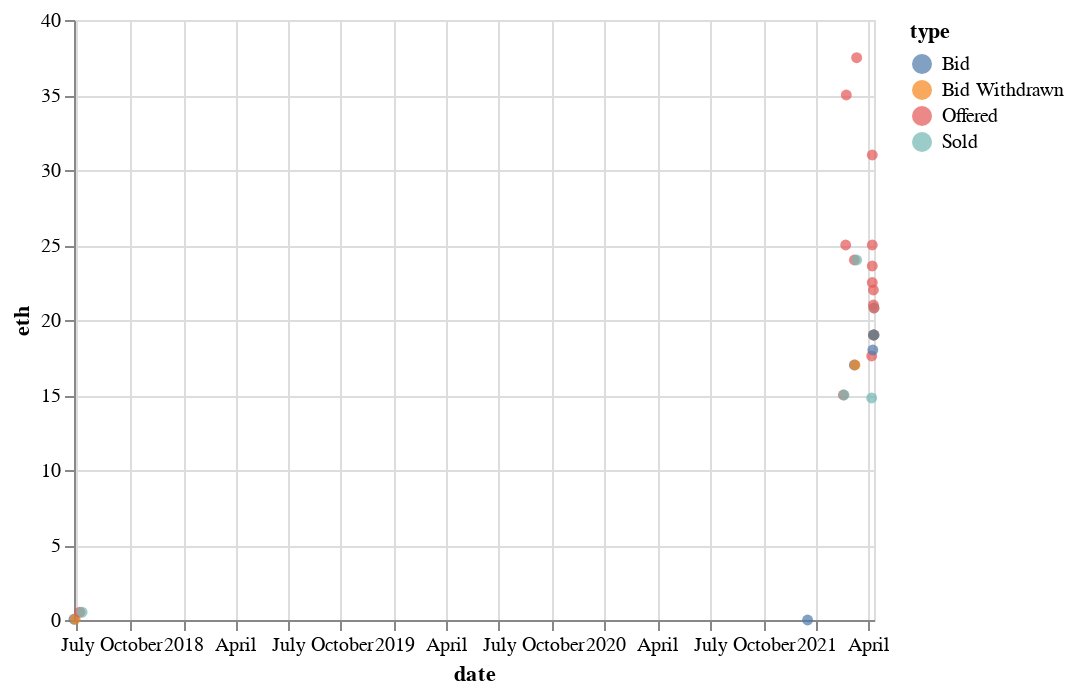

Source (notebook cell):
### Code cell
alt.Chart(pdf).encode(x="date", y="eth", color="type").mark_circle()

### Figure 1 — Vega-Lite specification as saved in the notebook (floating-point values rounded to 4 significant figures)
{"config": {"view": {"continuousWidth": 400, "continuousHeight": 300}}, "data": {"name": "data-395332d6ae46b582b2ed8d106d4d502c"}, "mark": "circle", "encoding": {"color": {"type": "nominal", "field": "type"}, "x": {"type": "temporal", "field": "date"}, "y": {"type": "quantitative", "field": "eth"}}, "$schema": "https://vega.github.io/schema/vega-lite/v4.8.1.json", "datasets": {"data-395332d6ae46b582b2ed8d106d4d502c": [{"date": "2017-06-26T00:00:00", "id": 6601, "type": "Bid", "from": "0x717403", "to": null, "eth": 0.05, "usd": 13.0}, {"date": "2017-06-28T00:00:00", "id": 6601, "type": "Bid Withdrawn", "from": "0x717403", "to": null, "eth": 0.05, "usd": 16.0}, {"date": "2017-07-06T00:00:00", "id": 6601, "type": "Offered", "from": null, "to": null, "eth": 0.52, "usd": 138.0}, {"date": "2017-07-10T00:00:00", "id": 6601, "type": "Sold", "from": "0x0b30fd", "to": "0x727ca3", "eth": 0.52, "usd": 107.0}, {"date": "2020-12-17T00:00:00", "id": 6601, "type": "Bid", "from": "0xc7c6b9", "to": null, "eth": 0.0, "usd": 0.0}, {"date": "2021-02-17T00:00:00", "id": 6601, "type": "Offered", "from": null, "to": null, "eth": 15.0, "usd": 27680.0}, {"date": "2021-02-18T00:00:00", "id": 6601, "type": "Sold", "from": "0x727ca3", "to": "0xca1585", "eth": 15.0, "usd": 28530.0}, {"date": "2021-02-21T00:00:00", "id": 6601, "type": "Offered", "from": null, "to": null, "eth": 25.0, "usd": 49190.0}, {"date": "2021-02-22T00:00:00", "id": 6601, "type": "Offered", "from": null, "to": null, "eth": 35.0, "usd": 67090.0}, {"date": "2021-03-08T00:00:00", "id": 6601, "type": "Bid", "from": "0xe3bf86", "to": null, "eth": 17.0, "usd": 29490.0}, {"date": "2021-03-08T00:00:00", "id": 6601, "type": "Offered", "from": null, "to": null, "eth": 24.0, "usd": 40340.0}, {"date": "2021-03-09T00:00:00", "id": 6601, "type": "Bid Withdrawn", "from": "0xe3bf86", "to": null, "eth": 17.0, "usd": 31120.0}, {"date": "2021-03-12T00:00:00", "id": 6601, "type": "Offered", "from": null, "to": null, "eth": 37.49, "usd": 67790.0}, {"date": "2021-03-12T00:00:00", "id": 6601, "type": "Sold", "from": "0xca1585", "to": "Pranksy", "eth": 24.0, "usd": 43400.0}, {"date": "2021-04-07T00:00:00", "id": 6601, "type": "Offered", "from": null, "to": null, "eth": 17.6, "usd": 34640.0}, {"date": "2021-04-07T00:00:00", "id": 6601, "type": "Sold", "from": "Pranksy", "to": "0x67edd0", "eth": 14.8, "usd": 29130.0}, {"date": "2021-04-08T00:00:00", "id": 6601, "type": "Offered", "from": null, "to": null, "eth": 22.5, "usd": 46080.0}, {"date": "2021-04-08T00:00:00", "id": 6601, "type": "Offered", "from": null, "to": null, "eth": 23.6, "usd": 48330.0}, {"date": "2021-04-08T00:00:00", "id": 6601, "type": "Offered", "from": null, "to": null, "eth": 31.0, "usd": 63980.0}, {"date": "2021-04-08T00:00:00", "id": 6601, "type": "Offered", "from": null, "to": null, "eth": 25.0, "usd": 51680.0}, {"date": "2021-04-09T00:00:00", "id": 6601, "type": "Bid", "from": "0xf3fd33", "to": null, "eth": 18.0, "usd": 37330.0}, {"date": "2021-04-10T00:00:00", "id": 6601, "type": "Bid Withdrawn", "from": "Gmugr", "to": null, "eth": 19.0, "usd": 40970.0}, {"date": "2021-04-10T00:00:00", "id": 6601, "type": "Bid", "from": "Gmugr", "to": null, "eth": 19.0, "usd": 41060.0}, {"date": "2021-04-10T00:00:00", "id": 6601, "type": "Offered", "from": null, "to": null, "eth": 21.0, "usd": 45380.0}, {"date": "2021-04-10T00:00:00", "id": 6601, "type": "Offered", "from": null, "to": null, "eth": 22.0, "usd": 47720.0}, {"date": "2021-04-11T00:00:00", "id": 6601, "type": "Sold", "from": "0x67edd0", "to": "0xf3fd33", "eth": 20.8, "usd": 44650.0}, {"date": "2021-04-11T00:00:00", "id": 6601, "type": "Bid Withdrawn", "from": "0xf3fd33", "to": null, "eth": 19.0, "usd": 40790.0}, {"date": "2021-04-11T00:00:00", "id": 6601, "type": "Bid", "from": "0xf3fd33", "to": null, "eth": 19.0, "usd": 40660.0}, {"date": "2021-04-11T00:00:00", "id": 6601, "type": "Offered", "from": null, "to": null, "eth": 20.8, "usd": 44480.0}]}}
